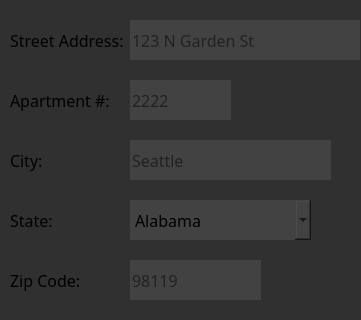
         <widget class="QGroupBox" name="groupBox_15">
          <property name="minimumSize">
           <size>
            <width>361</width>
            <height>320</height>
           </size>
          </property>
          <property name="maximumSize">
           <size>
            <width>361</width>
            <height>320</height>
           </size>
          </property>
          <property name="font">
           <font>
            <family>Nirmala UI Semilight</family>
           </font>
          </property>
          <property name="styleSheet">
           <string notr="true">background-color: rgb(48, 48, 48);
border:0;</string>
          </property>
          <property name="title">
           <string/>
          </property>
          <widget class="QLabel" name="label_15">
           <property name="geometry">
            <rect>
             <x>10</x>
             <y>20</y>
             <width>131</width>
             <height>40</height>
            </rect>
           </property>
           <property name="font">
            <font>
             <family>Nirmala UI Semilight</family>
             <pointsize>12</pointsize>
            </font>
           </property>
           <property name="text">
            <string>Street Address:</string>
           </property>
          </widget>
          <widget class="QLineEdit" name="StreetLine">
           <property name="geometry">
            <rect>
             <x>130</x>
             <y>20</y>
             <width>230</width>
             <height>40</height>
            </rect>
           </property>
           <property name="font">
            <font>
             <family>Nirmala UI Semilight</family>
             <pointsize>12</pointsize>
            </font>
           </property>
           <property name="styleSheet">
            <string notr="true">background-color: rgb(66, 66, 66);</string>
           </property>
           <property name="text">
            <string/>
           </property>
           <property name="placeholderText">
            <string>123 N Garden St</string>
           </property>
          </widget>
          <widget class="QLabel" name="label_16">
           <property name="geometry">
            <rect>
             <x>10</x>
             <y>80</y>
             <width>131</width>
             <height>41</height>
            </rect>
           </property>
           <property name="font">
            <font>
             <family>Nirmala UI Semilight</family>
             <pointsize>12</pointsize>
            </font>
           </property>
           <property name="text">
            <string>Apartment #:</string>
           </property>
           <property name="wordWrap">
            <bool>true</bool>
           </property>
          </widget>
          <widget class="QLineEdit" name="AptLine">
           <property name="geometry">
            <rect>
             <x>130</x>
             <y>80</y>
             <width>101</width>
             <height>40</height>
            </rect>
           </property>
           <property name="font">
            <font>
             <family>Nirmala UI Semilight</family>
             <pointsize>12</pointsize>
            </font>
           </property>
           <property name="styleSheet">
            <string notr="true">background-color: rgb(66, 66, 66);</string>
           </property>
           <property name="placeholderText">
            <string>2222</string>
           </property>
          </widget>
          <widget class="QLabel" name="label_17">
           <property name="geometry">
            <rect>
             <x>10</x>
             <y>140</y>
             <width>131</width>
             <height>40</height>
            </rect>
           </property>
           <property name="font">
            <font>
             <family>Nirmala UI Semilight</family>
             <pointsize>12</pointsize>
            </font>
           </property>
           <property name="text">
            <string>City:</string>
           </property>
          </widget>
          <widget class="QLineEdit" name="CityLine">
           <property name="geometry">
            <rect>
             <x>130</x>
             <y>140</y>
             <width>201</width>
             <height>40</height>
            </rect>
           </property>
           <property name="font">
            <font>
             <family>Nirmala UI Semilight</family>
             <pointsize>12</pointsize>
            </font>
           </property>
           <property name="styleSheet">
            <string notr="true">background-color: rgb(66, 66, 66);</string>
           </property>
           <property name="placeholderText">
            <string>Seattle</string>
           </property>
          </widget>
          <widget class="QLabel" name="label_19">
           <property name="geometry">
            <rect>
             <x>10</x>
             <y>200</y>
             <width>131</width>
             <height>40</height>
            </rect>
           </property>
           <property name="font">
            <font>
             <family>Nirmala UI Semilight</family>
             <pointsize>12</pointsize>
            </font>
           </property>
           <property name="text">
            <string>State:</string>
           </property>
          </widget>
          <widget class="QComboBox" name="StateCombo">
           <property name="geometry">
            <rect>
             <x>130</x>
             <y>200</y>
             <width>181</width>
             <height>40</height>
            </rect>
           </property>
           <property name="font">
            <font>
             <family>Nirmala UI Semilight</family>
             <pointsize>12</pointsize>
            </font>
           </property>
           <property name="styleSheet">
            <string notr="true">background-color: rgb(66, 66, 66);</string>
           </property>
           <item>
            <property name="text">
             <string>Alabama</string>
            </property>
           </item>
           <item>
            <property name="text">
             <string>Alaska</string>
            </property>
           </item>
           <item>
            <property name="text">
             <string>Arizona</string>
            </property>
           </item>
           <item>
            <property name="text">
             <string>Arkansas</string>
            </property>
           </item>
           <item>
            <property name="text">
             <string>California</string>
            </property>
           </item>
           <item>
            <property name="text">
             <string>Colorado</string>
            </property>
           </item>
           <item>
            <property name="text">
             <string>Connecticut</string>
            </property>
           </item>
           <item>
            <property name="text">
             <string>Delaware</string>
            </property>
           </item>
           <item>
            <property name="text">
             <string>Florida</string>
            </property>
           </item>
           <item>
            <property name="text">
             <string>Georgia</string>
            </property>
           </item>
           <item>
            <property name="text">
             <string>Hawaii</string>
            </property>
           </item>
           <item>
            <property name="text">
             <string>Idaho</string>
            </property>
           </item>
           <item>
            <property name="text">
             <string>Illinois</string>
            </property>
           </item>
           <item>
            <property name="text">
             <string>Indiana</string>
            </property>
           </item>
           <item>
            <property name="text">
             <string>Iowa</string>
            </property>
           </item>
           <item>
            <property name="text">
             <string>Kansas</string>
            </property>
           </item>
           <item>
            <property name="text">
             <string>Kentucky</string>
            </property>
           </item>
           <item>
            <property name="text">
             <string>Louisiana</string>
            </property>
           </item>
           <item>
            <property name="text">
             <string>Maine</string>
            </property>
           </item>
           <item>
            <property name="text">
             <string>Maryland</string>
            </property>
           </item>
           <item>
            <property name="text">
             <string>Massachusetts</string>
            </property>
           </item>
           <item>
            <property name="text">
             <string>Michigan</string>
            </property>
           </item>
           <item>
            <property name="text">
             <string>Minnesota</string>
            </property>
           </item>
           <item>
            <property name="text">
             <string>Mississippi</string>
            </property>
           </item>
           <item>
            <property name="text">
             <string>Missouri</string>
            </property>
           </item>
           <item>
            <property name="text">
             <string>Montana</string>
            </property>
           </item>
           <item>
            <property name="text">
             <string>Nebraska</string>
            </property>
           </item>
           <item>
            <property name="text">
             <string>Nevada</string>
            </property>
           </item>
           <item>
            <property name="text">
             <string>New Hampshire</string>
            </property>
           </item>
           <item>
            <property name="text">
             <string>New Jersey</string>
            </property>
           </item>
           <item>
            <property name="text">
             <string>New Mexico</string>
            </property>
           </item>
           <item>
            <property name="text">
             <string>New York</string>
            </property>
           </item>
           <item>
            <property name="text">
             <string>North Carolina</string>
            </property>
           </item>
           <item>
            <property name="text">
             <string>North Dakota</string>
            </property>
           </item>
           <item>
            <property name="text">
             <string>Ohio</string>
            </property>
           </item>
           <item>
            <property name="text">
             <string>Oklahoma</string>
            </property>
           </item>
           <item>
            <property name="text">
             <string>Oregon</string>
            </property>
           </item>
           <item>
            <property name="text">
             <string>Pennsylvania</string>
            </property>
           </item>
           <item>
            <property name="text">
             <string>Rhode Island</string>
            </property>
           </item>
           <item>
            <property name="text">
             <string>South Carolina</string>
            </property>
           </item>
           <item>
            <property name="text">
             <string>Tenessee</string>
            </property>
           </item>
           <item>
            <property name="text">
             <string>Texas</string>
            </property>
           </item>
           <item>
            <property name="text">
             <string>Utah</string>
            </property>
           </item>
           <item>
            <property name="text">
             <string>Vermont</string>
            </property>
           </item>
           <item>
            <property name="text">
             <string>Virginia</string>
            </property>
           </item>
           <item>
            <property name="text">
             <string>Washington</string>
            </property>
           </item>
           <item>
            <property name="text">
             <string>West Virginia</string>
            </property>
           </item>
           <item>
            <property name="text">
             <string>Wisconsin</string>
            </property>
           </item>
           <item>
            <property name="text">
             <string>Wyoming</string>
            </property>
           </item>
          </widget>
          <widget class="QLabel" name="label_18">
           <property name="geometry">
            <rect>
             <x>10</x>
             <y>260</y>
             <width>131</width>
             <height>40</height>
            </rect>
           </property>
           <property name="font">
            <font>
             <family>Nirmala UI Semilight</family>
             <pointsize>12</pointsize>
            </font>
           </property>
           <property name="text">
            <string>Zip Code:</string>
           </property>
          </widget>
          <widget class="QLineEdit" name="ZipLine">
           <property name="geometry">
            <rect>
             <x>130</x>
             <y>260</y>
             <width>131</width>
             <height>40</height>
            </rect>
           </property>
           <property name="font">
            <font>
             <family>Nirmala UI Semilight</family>
             <pointsize>12</pointsize>
            </font>
           </property>
           <property name="styleSheet">
            <string notr="true">background-color: rgb(66, 66, 66);</string>
           </property>
           <property name="placeholderText">
            <string>98119</string>
           </property>
          </widget>
         </widget>
